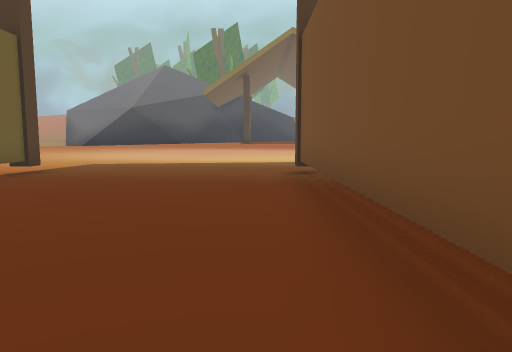
View 1 (above)

24 first-person views from a walk through a Unity game level. The camera is 1.4 m above the floor, tilts 6° down and sees 70° across. The floor is counted in squares, 2 m on a side. Each view is taken from the middle of a square. On the plan, view 1 faces up. The plan holds only what a view shows up to about 11 squares ahead; the rest is blank. The place goes on beyond the plan.

View 2
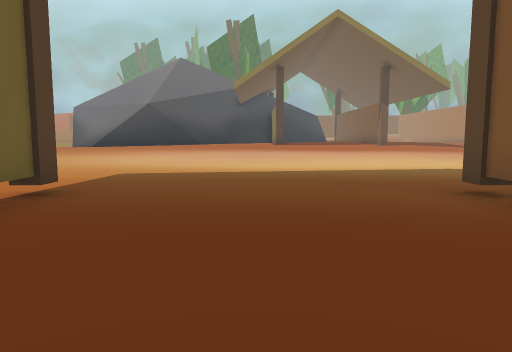

View 3
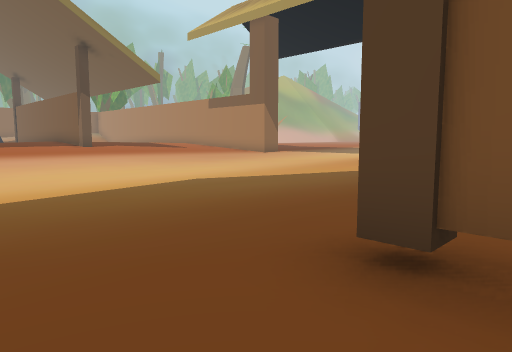

View 4
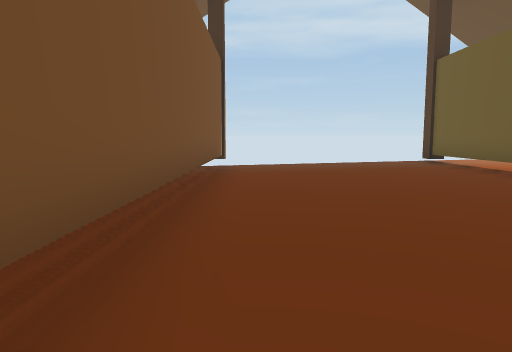

View 5
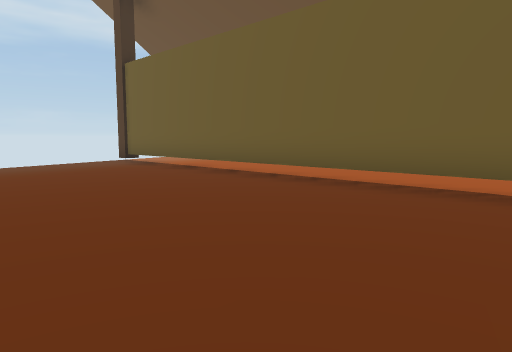

View 6
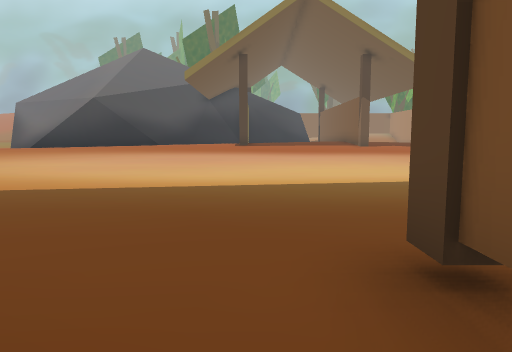

View 7
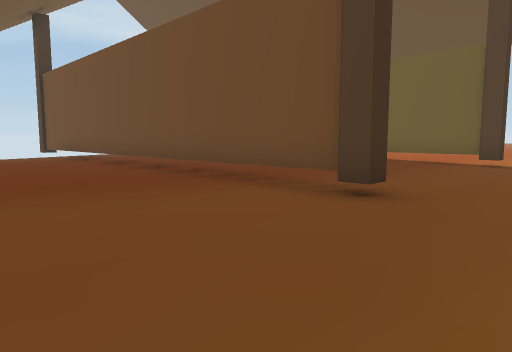

View 8
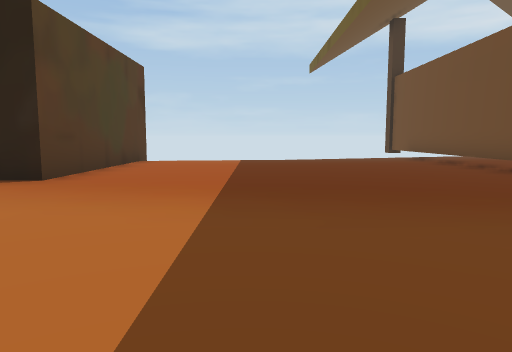

View 9
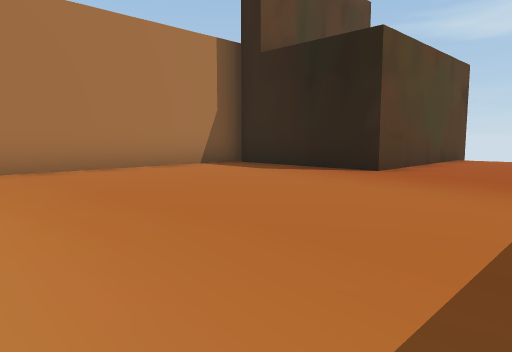

View 10
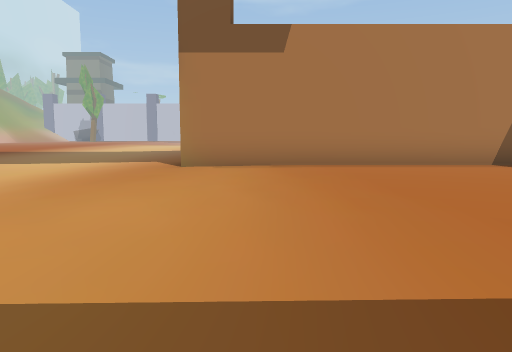

View 11
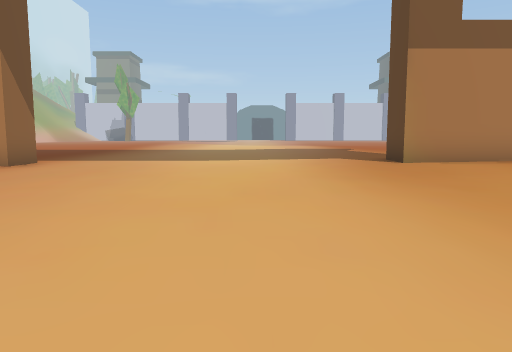

View 12
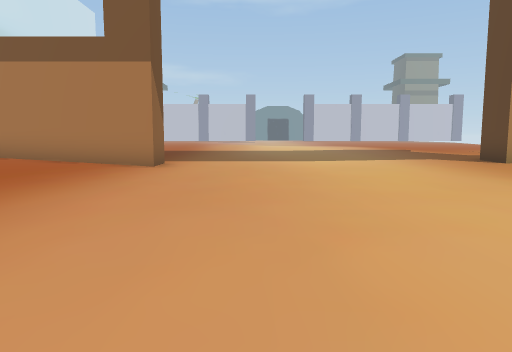

View 13
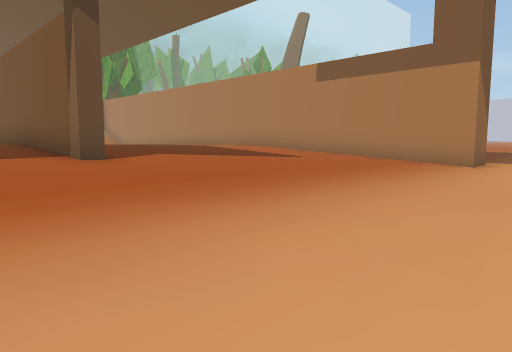

View 14
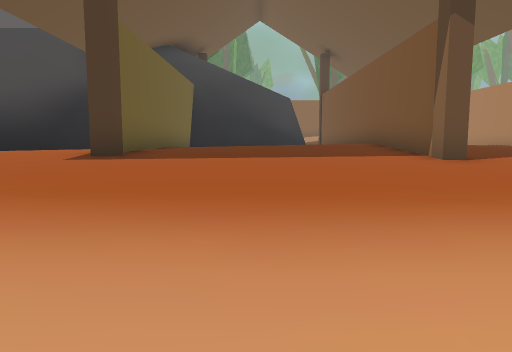

View 15
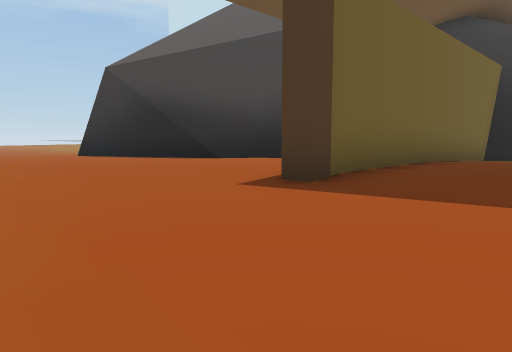

View 16
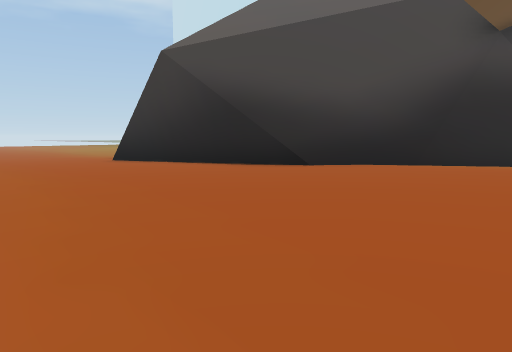

View 17
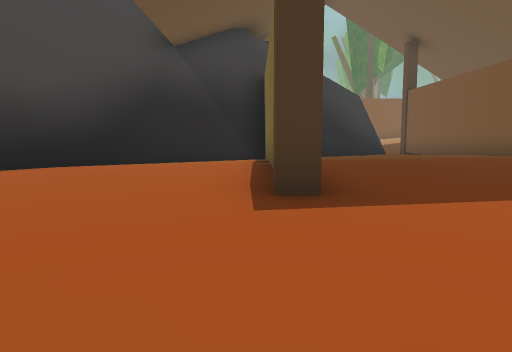

View 18
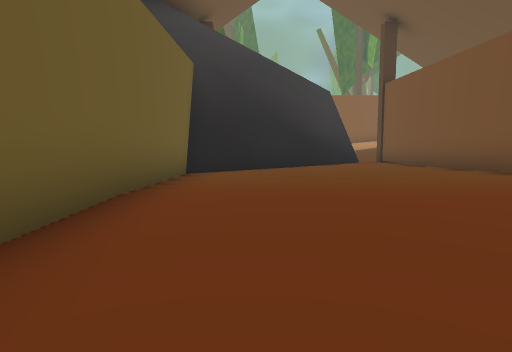

View 19
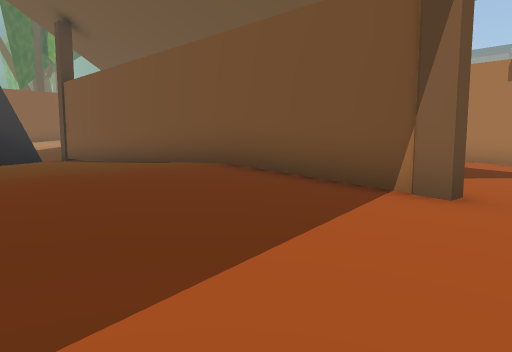

View 20
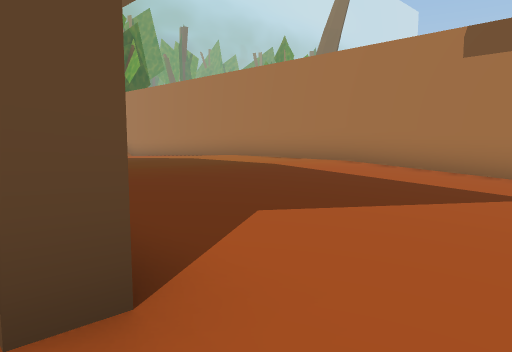

View 21
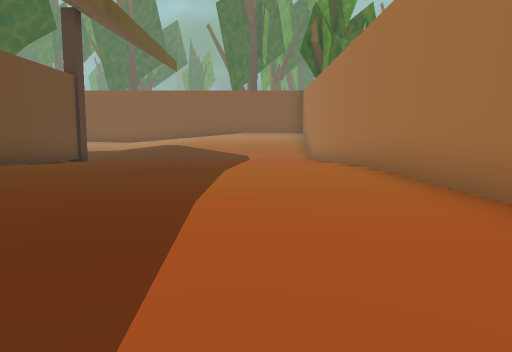

View 22
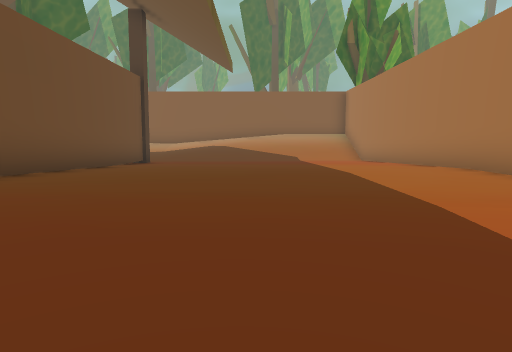

View 23
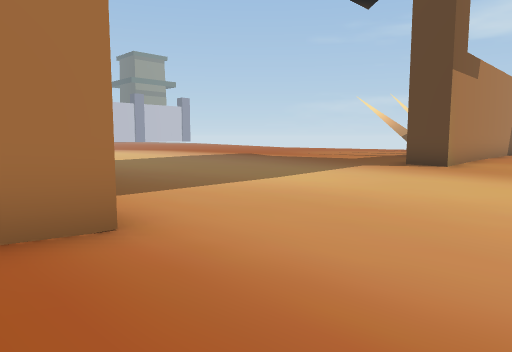

View 24
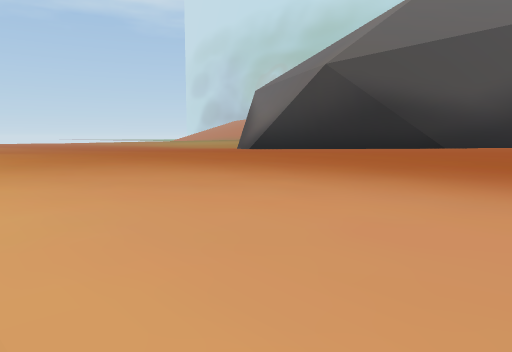

### Floor plan
Key: @ floor where view 1 was taken; # wall or solid block; . main floor; : floor 0.25 m higher than the main floor; - floor 0.25 m lower than the main floor; + floor 0.5 m higher than the main floor; _ floor 0.5 m lower than the main floor; * floor 0.75 m higher than the main floor; / step, stairs or slope; v drop or lower ground; T thing the floor can be seen under or through.
Columns run from 10 left of view 1 to 19 right of it. Each row starts with its distance up from view 1.
 36              ###++++++++#
 35             ##+#++++++++#
 34           ###++#++++++++#
 33           #++++#++++++++#
 32         ###++++#++++++++#
 31        ##+#++++#*****+++#
 30       ##++#++**#*****+++#
 29      ##+++#****#*****+++#
 28     ##++++#****# ****+++#
 27 #####++++*#****# **+++++#
 26 #++++++++*#****#++++++++#
 25 +++++++++*#++++#+++++++:#
 24 ++++++++++++++++++++::::#
 23 +++++++++++++++++::::...#
 22 ++++++++++++++::::......#
 21 ++++++++::::::::......--#--
 20 ++::::::  .........--------
 19 ::::.....  .....----___-----
 18 .........  ------______-------
 17 .....--------__________-------
 16    -----______________--------
 15     ----____________--------.
 14    -----__________--------...
 13    -----________--------....
 12    -------------------.....
 11     ----------------....#
 10     --------------......#
  9     ------------........#
  8    ..T.....T............#
  7    ..T.....T............#
  6     .T.....T............#
  5    ..T.....T............#
  4    ..T.....T............#
  3    ..T.....T........#####
  2    ..T.....T........#
  1    ..T.....T........#
  0    ..T....@T........#
 -1    ..T.....T........#
 -2    ..T.....#.//    v
 -3    ..T.....#
 -4    ..T..v  #
 -5    ..vv

Positions as (right, up) in squares from view 1, and headings:
1: (0, 0), facing up
2: (-2, 3), facing up
3: (-1, 7), facing up-right
4: (0, 6), facing down
5: (0, 6), facing down-left
6: (0, 6), facing up
7: (5, 10), facing down-left
8: (6, 9), facing down
9: (6, 10), facing down-right
10: (5, 10), facing right
11: (5, 15), facing right
12: (4, 18), facing right
13: (3, 18), facing up-right
14: (2, 18), facing up
15: (2, 21), facing up-left
16: (-1, 21), facing up-left
17: (-1, 21), facing up
18: (1, 24), facing up
19: (1, 23), facing up-right
20: (5, 23), facing up-right
21: (11, 25), facing up
22: (9, 25), facing up
23: (10, 22), facing down-right
24: (-2, 16), facing up-left
